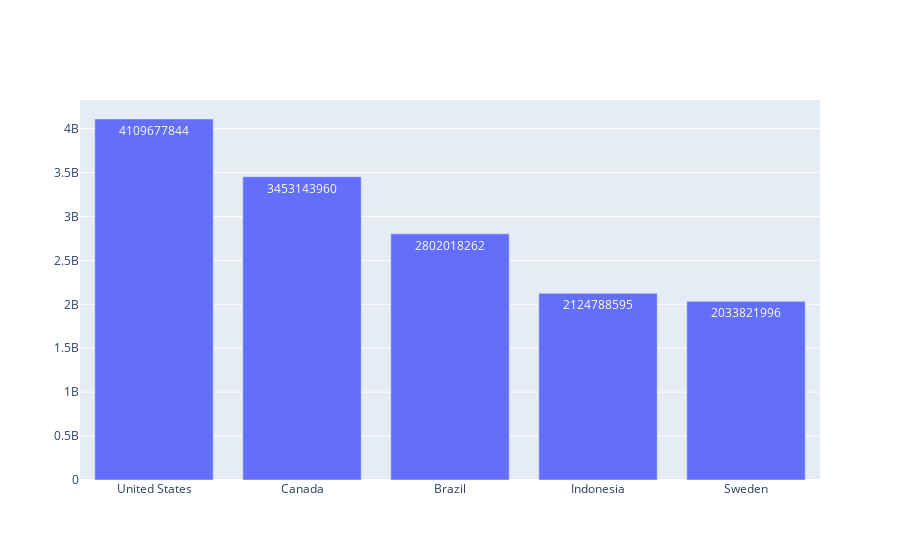

This figure's notebook cell:
### Code cell
x_export = soda_top5_exporters.index[0:5]
y_export = soda_top5_exporters['value'][0:5]

# Use textposition='auto' for direct text
fig = go.Figure(data=[go.Bar(
            x=x_export, y=y_export,
            text=y_export,
            textposition='auto',
        )])

fig.show(renderer='plotly_mimetype')

### Figure 1 — Plotly figure (JSON) as saved in the notebook; plotly's stock layout.template omitted (floating-point values rounded to 4 significant figures)
{"data": [{"text": [4109677844, 3453143960, 2802018262, 2124788595, 2033821996], "textposition": "auto", "type": "bar", "x": ["United States", "Canada", "Brazil", "Indonesia", "Sweden"], "y": [4109677844, 3453143960, 2802018262, 2124788595, 2033821996]}], "layout": {"autosize": true, "xaxis": {"autorange": true, "range": [-0.5, 4.5], "type": "category"}, "yaxis": {"autorange": true, "range": [0, 4326000000.0], "type": "linear"}}}
